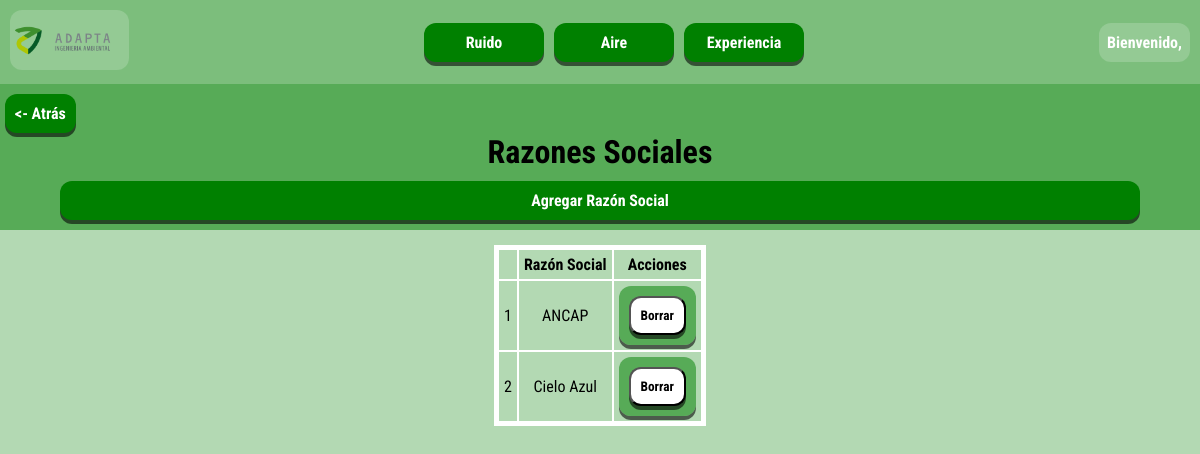
The app's page /experiencia/razones-sociales (signed in) with its own data.
### servicios_adapta_app/models.py (models this page shows, shortened)
class experienciaRazonSocial(models.Model):
    id = models.AutoField(primary_key=True)
    nombre = models.CharField(max_length=150, unique=True)

### servicios_adapta_app/views.py (the view)
# urls.py: path('experiencia/razones-sociales', views.experienciaRazones, name='experiencia-razones'),
def experienciaRazones(request):
    if request.user.is_authenticated:
        razones = experienciaRazonSocial.objects.all()
        context = {'razones': razones}
        return render(request, './servicios_adapta_app/experiencia_razones.html', context)
    else:
        return redirect('login')

### servicios_adapta_app/templates/servicios_adapta_app/experiencia_razones.html (shortened to what this page needs)
{% extends './base.html' %}
{% block content %}
<div class="tableForm">
    <div class="top-section">
        <div class="div-atras">
            <a class="boton-atras" href="{% url 'menu-experiencia' %}"> <- Atrás</a>
        </div>
        <h1 style="margin-bottom: 10px; margin-top: 0;">Razones Sociales</h1>
        <div class="sub-section">
            <a href="{% url 'experiencia-razones-agregar' %}" style="margin-bottom: 10px;">Agregar Razón Social</a>
        </div>
    </div>
    <div class="table-section">
        <table>
            <thead>
                <tr>
                    <th></th>
                    <th>Razón Social</th>
                    <th>Acciones</th>
                </tr>
            </thead>
            <tbody>
                {% for razon in razones %}
                <tr>
                    <td>{{ forloop.counter }}</td>
                    <td>{{ razon.nombre }}</td>
                    <td>
                        <form method="POST" action="{% url 'borrar_razon' razon.id %}">
                            <button type="submit">Borrar</button>
                        </form>
                    </td>
                </tr>
                {% endfor %}
            </tbody>
        </table>
    </div>
</div>
{% endblock %}

### servicios_adapta_app/static/main.css (style rules this page uses)
* { margin: 0; padding: 0; font-family: 'Roboto Condensed', sans-serif; }
body { height: 100vh; }

### servicios_adapta_app/static/form.css (style rules this page uses)
form { background-color: rgba(0, 128, 0, 0.514); border-radius: 12px; padding: 10px; box-shadow: 0px 4px rgba(0, 0, 0, 0.577); color: white }
form button { font-weight: bold; background-color: white; border-radius: 12px; box-shadow: 0px 4px rgba(0, 0, 0, 0.577); padding: 10px; }

### servicios_adapta_app/static/tabla-mediciones.css (style rules this page uses)
.tableForm { background-color: rgba(0, 128, 0, 0.297); min-height: 100vh; min-width: 100%; display: flex; flex-direction: column; }
.top-section { align-items: center; justify-content: center; display: flex; flex-direction: column; width: 100%; background-color: rgba(0, 128, 0, 0.514); }
.top-section h1 { width: 100%; margin-top: 15px; font-weight: bold; text-align: center; }
.sub-section { width: 90%; display: flex; flex-wrap: wrap; align-items: center; justify-content: center; gap: 20px; }
.sub-section form, .sub-section a, .sub-section button { flex: 1; text-align: center; }
.sub-section a { text-decoration: none; color: white; font-weight: bold; background-color: green; border-radius: 12px; box-shadow: 0px 4px rgba(0, 0, 0, 0.577); padding: 10px; transition: background-color .2s; }
.table-section { align-items: center; justify-content: center; display: flex; flex-direction: column; padding: 15px; }
.table-section table, td, th { text-align: center; border-collapse: collapse; border: 2px solid white; }
.table-section table { border: 5px solid white; }
.table-section td, th { padding: 5px; }

### servicios_adapta_app/static/tabla-experiencia.css (style rules this page uses)
.div-atras { padding-left: 10px; padding-top: 10px; display: flex; justify-content: start; width: 100%; }
.experiencia-sub-section a, .boton-atras { text-decoration: none; color: white; font-weight: bold; background-color: green; border-radius: 12px; box-shadow: 0px 4px rgba(0, 0, 0, 0.577); padding: 10px; transition: background-color .2s; }

### records on screen
experienciaRazonSocial: nombre "ANCAP"
experienciaRazonSocial: nombre "Cielo Azul"
